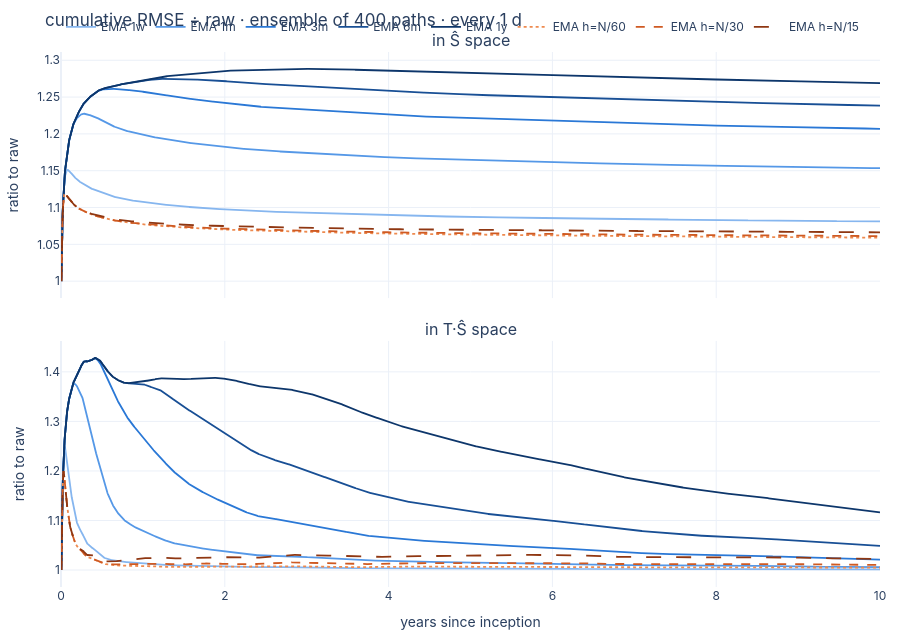

The code cell stored with this chart in its notebook:
### Code cell
fig_running(S=0.4, k=1, visible=IDS, metric="rmse").show()

### Figure 1 — Plotly figure (JSON) as saved in the notebook; plotly's stock layout.template omitted (floating-point values rounded to 4 significant figures; data arrays with more than 128 entries replaced by an {"elided": "..."} marker saying what was removed)
{"data": [{"hovertemplate": "%{y:.3f}", "legendgroup": "h5", "line": {"color": "#86b6ef", "dash": "solid", "width": 1.8}, "name": "EMA 1w", "showlegend": true, "type": "scatter", "x": {"elided": "2520 float values"}, "xaxis": "x", "y": {"elided": "2520 float values"}, "yaxis": "y"}, {"hovertemplate": "%{y:.3f}", "legendgroup": "h21", "line": {"color": "#5598e7", "dash": "solid", "width": 1.8}, "name": "EMA 1m", "showlegend": true, "type": "scatter", "x": {"elided": "2520 float values"}, "xaxis": "x", "y": {"elided": "2520 float values"}, "yaxis": "y"}, {"hovertemplate": "%{y:.3f}", "legendgroup": "h63", "line": {"color": "#2a78d6", "dash": "solid", "width": 1.8}, "name": "EMA 3m", "showlegend": true, "type": "scatter", "x": {"elided": "2520 float values"}, "xaxis": "x", "y": {"elided": "2520 float values"}, "yaxis": "y"}, {"hovertemplate": "%{y:.3f}", "legendgroup": "h126", "line": {"color": "#184f95", "dash": "solid", "width": 1.8}, "name": "EMA 6m", "showlegend": true, "type": "scatter", "x": {"elided": "2520 float values"}, "xaxis": "x", "y": {"elided": "2520 float values"}, "yaxis": "y"}, {"hovertemplate": "%{y:.3f}", "legendgroup": "h252", "line": {"color": "#0d366b", "dash": "solid", "width": 1.8}, "name": "EMA 1y", "showlegend": true, "type": "scatter", "x": {"elided": "2520 float values"}, "xaxis": "x", "y": {"elided": "2520 float values"}, "yaxis": "y"}, {"hovertemplate": "%{y:.3f}", "legendgroup": "ada60", "line": {"color": "#ee8a4f", "dash": "dot", "width": 1.8}, "name": "EMA h=N/60", "showlegend": true, "type": "scatter", "x": {"elided": "2520 float values"}, "xaxis": "x", "y": {"elided": "2520 float values"}, "yaxis": "y"}, {"hovertemplate": "%{y:.3f}", "legendgroup": "ada30", "line": {"color": "#cf5a22", "dash": "dash", "width": 1.8}, "name": "EMA h=N/30", "showlegend": true, "type": "scatter", "x": {"elided": "2520 float values"}, "xaxis": "x", "y": {"elided": "2520 float values"}, "yaxis": "y"}, {"hovertemplate": "%{y:.3f}", "legendgroup": "ada15", "line": {"color": "#8f3712", "dash": "longdash", "width": 1.8}, "name": "EMA h=N/15", "showlegend": true, "type": "scatter", "x": {"elided": "2520 float values"}, "xaxis": "x", "y": {"elided": "2520 float values"}, "yaxis": "y"}, {"hovertemplate": "%{y:.3f}", "legendgroup": "h5", "line": {"color": "#86b6ef", "dash": "solid", "width": 1.8}, "name": "EMA 1w", "showlegend": false, "type": "scatter", "x": {"elided": "2520 float values"}, "xaxis": "x2", "y": {"elided": "2520 float values"}, "yaxis": "y2"}, {"hovertemplate": "%{y:.3f}", "legendgroup": "h21", "line": {"color": "#5598e7", "dash": "solid", "width": 1.8}, "name": "EMA 1m", "showlegend": false, "type": "scatter", "x": {"elided": "2520 float values"}, "xaxis": "x2", "y": {"elided": "2520 float values"}, "yaxis": "y2"}, {"hovertemplate": "%{y:.3f}", "legendgroup": "h63", "line": {"color": "#2a78d6", "dash": "solid", "width": 1.8}, "name": "EMA 3m", "showlegend": false, "type": "scatter", "x": {"elided": "2520 float values"}, "xaxis": "x2", "y": {"elided": "2520 float values"}, "yaxis": "y2"}, {"hovertemplate": "%{y:.3f}", "legendgroup": "h126", "line": {"color": "#184f95", "dash": "solid", "width": 1.8}, "name": "EMA 6m", "showlegend": false, "type": "scatter", "x": {"elided": "2520 float values"}, "xaxis": "x2", "y": {"elided": "2520 float values"}, "yaxis": "y2"}, {"hovertemplate": "%{y:.3f}", "legendgroup": "h252", "line": {"color": "#0d366b", "dash": "solid", "width": 1.8}, "name": "EMA 1y", "showlegend": false, "type": "scatter", "x": {"elided": "2520 float values"}, "xaxis": "x2", "y": {"elided": "2520 float values"}, "yaxis": "y2"}, {"hovertemplate": "%{y:.3f}", "legendgroup": "ada60", "line": {"color": "#ee8a4f", "dash": "dot", "width": 1.8}, "name": "EMA h=N/60", "showlegend": false, "type": "scatter", "x": {"elided": "2520 float values"}, "xaxis": "x2", "y": {"elided": "2520 float values"}, "yaxis": "y2"}, {"hovertemplate": "%{y:.3f}", "legendgroup": "ada30", "line": {"color": "#cf5a22", "dash": "dash", "width": 1.8}, "name": "EMA h=N/30", "showlegend": false, "type": "scatter", "x": {"elided": "2520 float values"}, "xaxis": "x2", "y": {"elided": "2520 float values"}, "yaxis": "y2"}, {"hovertemplate": "%{y:.3f}", "legendgroup": "ada15", "line": {"color": "#8f3712", "dash": "longdash", "width": 1.8}, "name": "EMA h=N/15", "showlegend": false, "type": "scatter", "x": {"elided": "2520 float values"}, "xaxis": "x2", "y": {"elided": "2520 float values"}, "yaxis": "y2"}], "layout": {"annotations": [{"font": {"size": 16}, "showarrow": false, "text": "in Ŝ space", "x": 0.5, "xanchor": "center", "xref": "paper", "y": 1.0, "yanchor": "bottom", "yref": "paper"}, {"font": {"size": 16}, "showarrow": false, "text": "in T·Ŝ space", "x": 0.5, "xanchor": "center", "xref": "paper", "y": 0.46, "yanchor": "bottom", "yref": "paper"}], "font": {"family": "Inter, Segoe UI, sans-serif", "size": 12}, "height": 640, "hovermode": "x unified", "legend": {"orientation": "h", "x": 0, "y": 1.02, "yanchor": "bottom"}, "margin": {"b": 40, "l": 60, "r": 20, "t": 50}, "title": {"text": "cumulative RMSE ÷ raw · ensemble of 400 paths · every 1 d"}, "xaxis": {"anchor": "y", "domain": [0.0, 1.0], "matches": "x2", "showticklabels": false}, "xaxis2": {"anchor": "y2", "domain": [0.0, 1.0], "range": [0, 10], "title": {"text": "years since inception"}}, "yaxis": {"anchor": "x", "domain": [0.54, 1.0], "range": [0.9769, 1.311], "title": {"text": "ratio to raw"}}, "yaxis2": {"anchor": "x2", "domain": [0.0, 0.46], "range": [0.9657, 1.462], "title": {"text": "ratio to raw"}}}}
